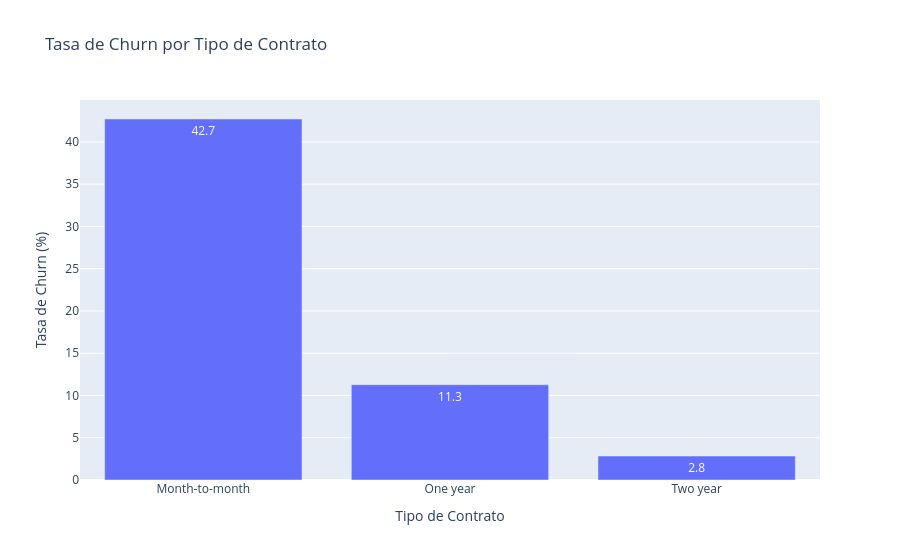

The cell this chart's notebook holds for it:
### Markdown cell above
### Paso 2: graficar la tabla con Plotly

### Code cell
import plotly.express as px

fig = px.bar(
    churn_por_contrato,
    x='Contract',
    y='Churn Value',
    title='Tasa de Churn por Tipo de Contrato',
    labels={'Churn Value': 'Tasa de Churn (%)', 'Contract': 'Tipo de Contrato'},
    text_auto='.1f'
)
fig.show()

### Figure 1 — Plotly figure (JSON) as saved in the notebook; plotly's stock layout.template omitted (floating-point values rounded to 4 significant figures)
{"data": [{"hovertemplate": "Tipo de Contrato=%{x}<br>Tasa de Churn (%)=%{y}<extra></extra>", "legendgroup": "", "marker": {"color": "#636efa", "pattern": {"shape": ""}}, "name": "", "orientation": "v", "showlegend": false, "textposition": "auto", "texttemplate": "%{y:.1f}", "type": "bar", "x": ["Month-to-month", "One year", "Two year"], "xaxis": "x", "y": [42.71, 11.27, 2.832], "yaxis": "y"}], "layout": {"barmode": "relative", "legend": {"tracegroupgap": 0}, "title": {"text": "Tasa de Churn por Tipo de Contrato"}, "xaxis": {"anchor": "y", "domain": [0, 1], "title": {"text": "Tipo de Contrato"}}, "yaxis": {"anchor": "x", "domain": [0, 1], "title": {"text": "Tasa de Churn (%)"}}}}
